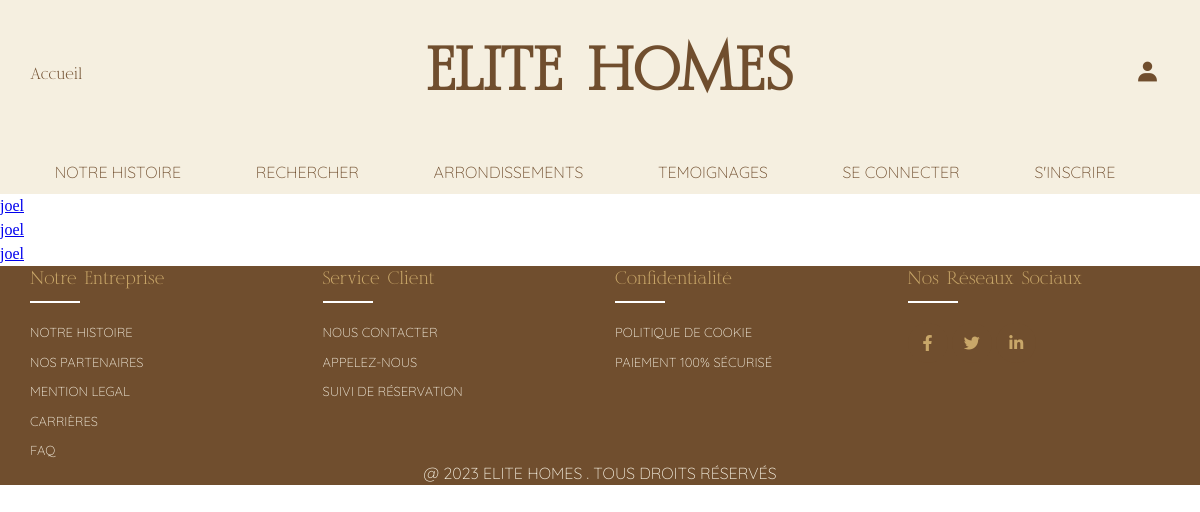
Screenshot of /Projet_Production_Site_Immobilier_Elitehomes/production_groupe_10/clients.php?id_res=76 (signed in) with the database file from the repository.
### tables this page shows
CREATE TABLE IF NOT EXISTS `reservations` (
  `id` int(11) NOT NULL AUTO_INCREMENT,
  `properties_id` int(11) DEFAULT NULL,
  `users_id` int(11) DEFAULT NULL,
  `starts_at` date DEFAULT NULL,
  `ends_at` date DEFAULT NULL,
  `type` varchar(255) DEFAULT NULL,
  `properties_name` varchar(255) DEFAULT NULL,
  `passenger` varchar(50) NOT NULL,
  `option` text NOT NULL,
  PRIMARY KEY (`id`),
  KEY `properties_id` (`properties_id`),
  KEY `users_id` (`users_id`)
);

CREATE TABLE IF NOT EXISTS `users` (
  `id` int(11) NOT NULL AUTO_INCREMENT,
  `name` varchar(255) NOT NULL,
  `first_name` varchar(255) NOT NULL,
  `mail` varchar(255) NOT NULL,
  `password` varchar(255) NOT NULL,
  `phone` int(50) NOT NULL,
  `gender` varchar(255) NOT NULL,
  `roles` enum('client','entretien','admin','superadmin') NOT NULL DEFAULT 'client',
  `birthday` date DEFAULT NULL,
  `status` enum('activé','désactivé') NOT NULL DEFAULT 'activé',
  PRIMARY KEY (`id`)
);

### Projet_Production_Site_Immobilier_Elitehomes/production_groupe_10/clients.php (the view, shortened to what this page needs)
<?php
$id_res = FILTER_INPUT(INPUT_GET,"id_res");
$user= "root";
$password1 = "";
$pdo = new PDO("mysql:host=localhost:3306;dbname=elitehomes", $user , $password1);
$request1 = $pdo->prepare("SELECT properties_id FROM reservations WHERE id = :id_res");
$request1->execute([
    ":id_res" => $id_res
]);
$response1 = $request1->fetch(PDO::FETCH_ASSOC);
$request2 = $pdo->prepare("SELECT users.name,users.id AS id_user,reservations.id AS id_res FROM users INNER JOIN reservations ON users.id = reservations.users_id WHERE reservations.properties_id = :id_prop");
$request2->execute([
    ":id_prop" => $response1["properties_id"]
]);
$response2 = $request2->fetchAll(PDO::FETCH_ASSOC);
?>
<!DOCTYPE html>
<html lang="en">
<head>
    <link rel="stylesheet" href="./css/footer.css">
    <link rel="stylesheet" href="./css/header.css">
    <?php include "./header.php"; ?>
</head>
<body>
<?php
foreach ($response2 as $client){
    ?> <a href="messagesadmin.php?id=<?= $client["id_user"]."&id_res=".$client["id_res"];?>&name=<?= $client["name"] ?>" role="link"><div><p><?= $client["name"];?></p></div></a> <?php
}  ?>
<?php include "./footer.php" ?>
</body>
</html>

### Projet_Production_Site_Immobilier_Elitehomes/production_groupe_10/css/footer.css (style rules this page uses)
body { line-height: 1.5; }
* { margin:0; padding:0; box-sizing: border-box; }

### Projet_Production_Site_Immobilier_Elitehomes/production_groupe_10/css/header.css (style rules this page uses)
* { padding:0; margin: 0; box-sizing: border-box; }

### Projet_Production_Site_Immobilier_Elitehomes/production_groupe_10/css/style.css (style rules this page uses)
:root { --noir: #000000; --marron-fonce: #704E2E; --sable: #C9A769; --blanc-casse: #F5EFE0; --blanc: #FFFFFF; }

### rows the page displays
reservations: users.name "joel"
reservations: users.name "joel"
reservations: users.name "joel"
